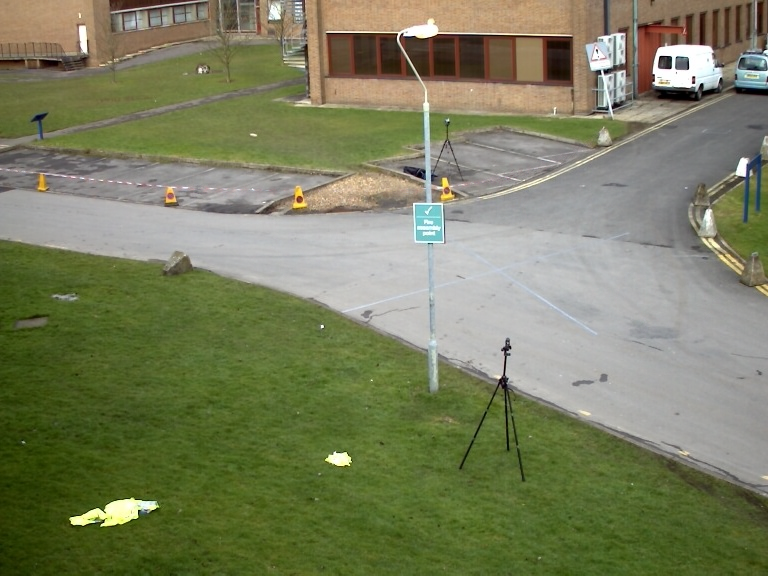
#> input picture computer-vision/pedestrian-tracking/background.png, 768 x 576 px, found by its file name
$ jupyter execute 'Perspective Correction.ipynb'   (shell and % lines are left out)
#> lines starting #> are read from the running program, lines starting #| are printed output that depends on the picture
[cell 1]
import numpy as np
from PIL import Image
import cv2
from matplotlib import pyplot as plt

[cell 2]
Tp = np.linalg.inv(np.array([
        [ 0.31966, -0.14822,  98.98177],
        [-0.00470,  0.04361, 150.10804],
        [-0.00023, -0.00004,   1.02658]
    ]))

Ts = np.array([
        [2.22183, 0, 0],
        [      0, 1, 0],
        [      0, 0, 1]
    ])

# The perspective correction transform matrix

[cell 3]
print(Ts @ Tp)

[cell 4]
def scale_matrix(sx, sy):
    return np.array([
            [sx,  0, 0],
            [ 0, sy, 0],
            [ 0,  0, 1]
        ])

def translate_matrix(x, y):
    return np.array([
            [1, 0, x],
            [0, 1, y],
            [0, 0, 1]
        ])

[cell 5]
img = Image.open('background.png')
#> img is the input picture: PIL image 768x576 RGB; mean R, G, B 121.8, 126.4, 93.9

[cell 6]
Ts1 = scale_matrix(1/5, 1/5)
Tt = translate_matrix(1000, 750)
T = Tt @ Ts1 @ Ts @ Tp
warped = cv2.warpPerspective(np.array(img), T, (2000, 1600))
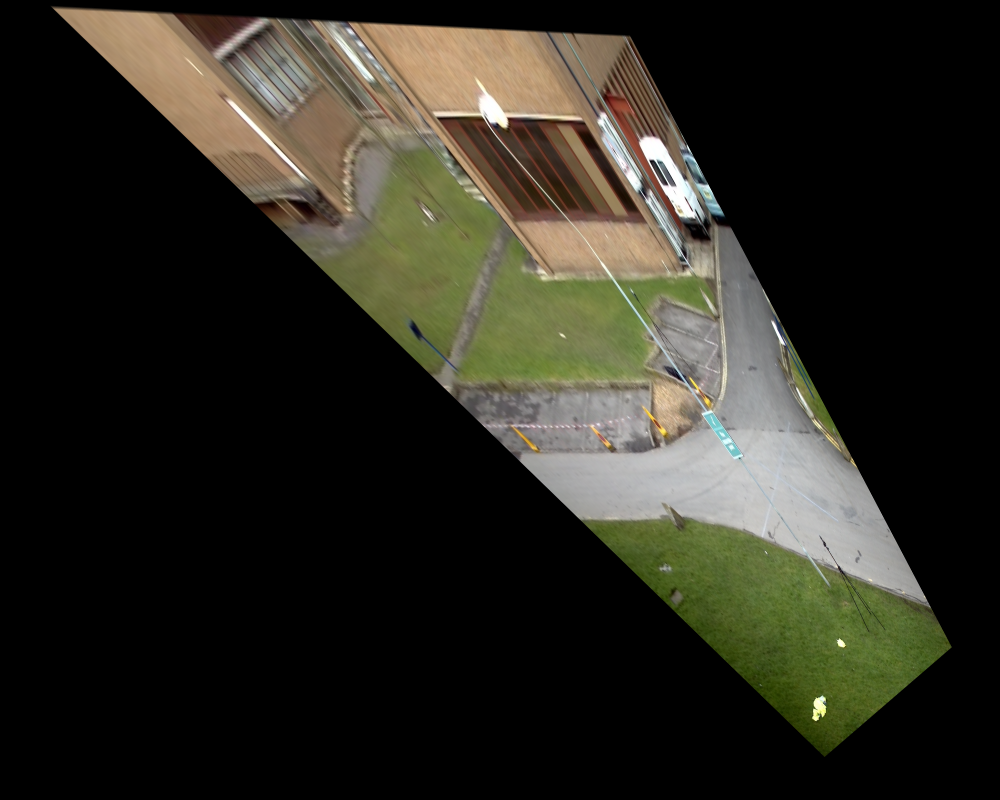
#> warped: shape (1600, 2000, 3) (shown at 1/2 size); mean R, G, B 43.3, 41.7, 32.6
